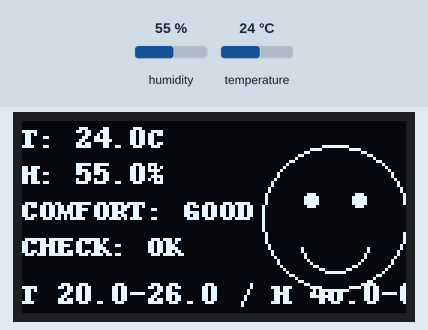
Recording of a program running on a simulated Raspberry Pi (BCM pin numbers). Shown: 128×64 one-colour display. The test bench sets the inputs (shaded band); at power-on: humidity 55 %, temperature 24 °C.

Above: at 1.2 s.
1.3 s: humidity set to 22 %
At 4.3 s:
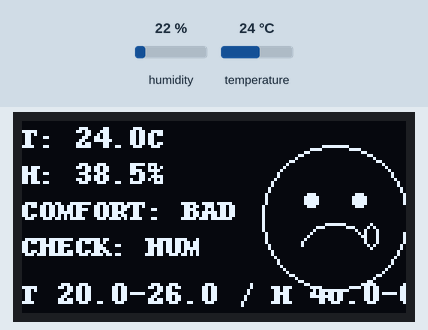
5.5 s: temperature set to 12 °C
At 7.6 s:
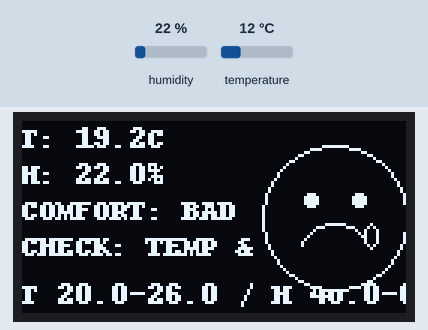
9.7 s: humidity set to 68 %
At 12.0 s:
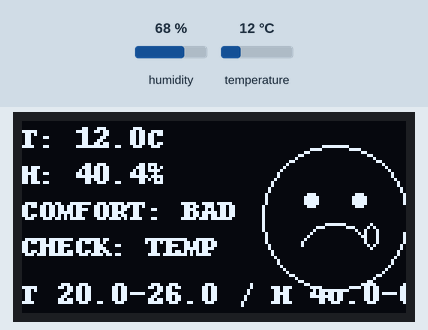
13.9 s: temperature set to 19 °C
At 19.6 s:
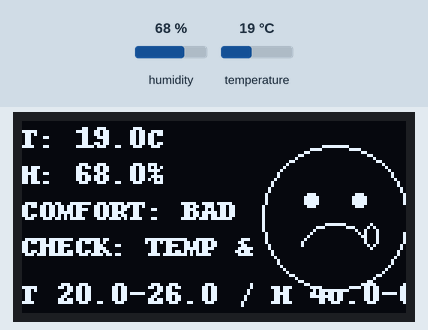
Timing chart, 0 to 20.3 s (numbered marks = the images above; inputs shaded):
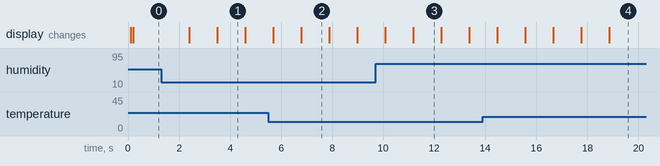

Measured:
- after the input at 1.3 s, the display: first changes after 1.1 s (image 1 shows a later state)
- after the input at 9.7 s, the display: first changes after 0.37 s (image 3 shows a later state)
- after the input at 13.9 s, the display: first changes after 0.56 s (image 4 shows a later state)
- what the display in image 1 shows lasts 1.1 s, from 3.5 s to 4.6 s

The program:

oledth.py
```python
import time
import board
import adafruit_shtc3
from luma.core.interface.serial import i2c
from luma.oled.device import ssd1306
from luma.core.render import canvas

OLED_ADDR = 0x3C
UPDATE_SEC = 1.0

TEMP_OK = (20.0, 26.0)
HUM_OK  = (40.0, 60.0)

def comfort_state(t, h):
    good = (TEMP_OK[0] <= t <= TEMP_OK[1]) and (HUM_OK[0] <= h <= HUM_OK[1])
    return "GOOD" if good else "BAD"

# OLED
serial = i2c(port=1, address=OLED_ADDR)
device = ssd1306(serial)

# SHTC3
i2c_bus = board.I2C()
sensor = adafruit_shtc3.SHTC3(i2c_bus)

def draw_face(draw, x, y, good=True):
    size = 48

    # 얼굴 테두리
    draw.ellipse((x, y, x+size, y+size), outline=255, fill=0)

    # 눈 위치
    ex1, ey = x + 16, y + 18
    ex2 = x + 32

    # 눈(공통)
    draw.ellipse((ex1-2, ey-2, ex1+2, ey+2), fill=255)
    draw.ellipse((ex2-2, ey-2, ex2+2, ey+2), fill=255)

    if good:
        draw.arc((x+12, y+18, x+36, y+42), start=20, end=160, fill=255)
    else:
        draw.arc((x+12, y+26, x+36, y+48), start=200, end=340, fill=255)
        # 눈물(한 방울)
        draw.ellipse((x+34, y+26, x+38, y+34), outline=255, fill=0)

TEMP_BUF = []
HUM_BUF = []
BUF_N = 5

def smooth(buf, new, n=5):
    buf.append(new)
    if len(buf) > n:
        buf.pop(0)
    return sum(buf) / len(buf)

try:
    while True:
        t = sensor.temperature
        h = sensor.relative_humidity

        t_s = smooth(TEMP_BUF, t, BUF_N)
        h_s = smooth(HUM_BUF, h, BUF_N)

        state = comfort_state(t_s, h_s)
        good = (state == "GOOD")

        reason = []
        if not (TEMP_OK[0] <= t_s <= TEMP_OK[1]):
            reason.append("TEMP")
        if not (HUM_OK[0] <= h_s <= HUM_OK[1]):
            reason.append("HUM")
        reason_txt = "OK" if not reason else " & ".join(reason)

        with canvas(device) as draw:
            draw.text((0, 0),  f"T: {t_s:4.1f}C", fill=255)
            draw.text((0, 12), f"H: {h_s:4.1f}%", fill=255)

            draw.text((0, 24), f"COMFORT: {state}", fill=255)
            draw.text((0, 36), f"CHECK: {reason_txt}", fill=255)

            draw.text((0, 52), f"T {TEMP_OK[0]}-{TEMP_OK[1]} / H {HUM_OK[0]}-{HUM_OK[1]}", fill=255)

            draw_face(draw, x=80, y=8, good=good)

        time.sleep(UPDATE_SEC)

except KeyboardInterrupt:
    pass
```
